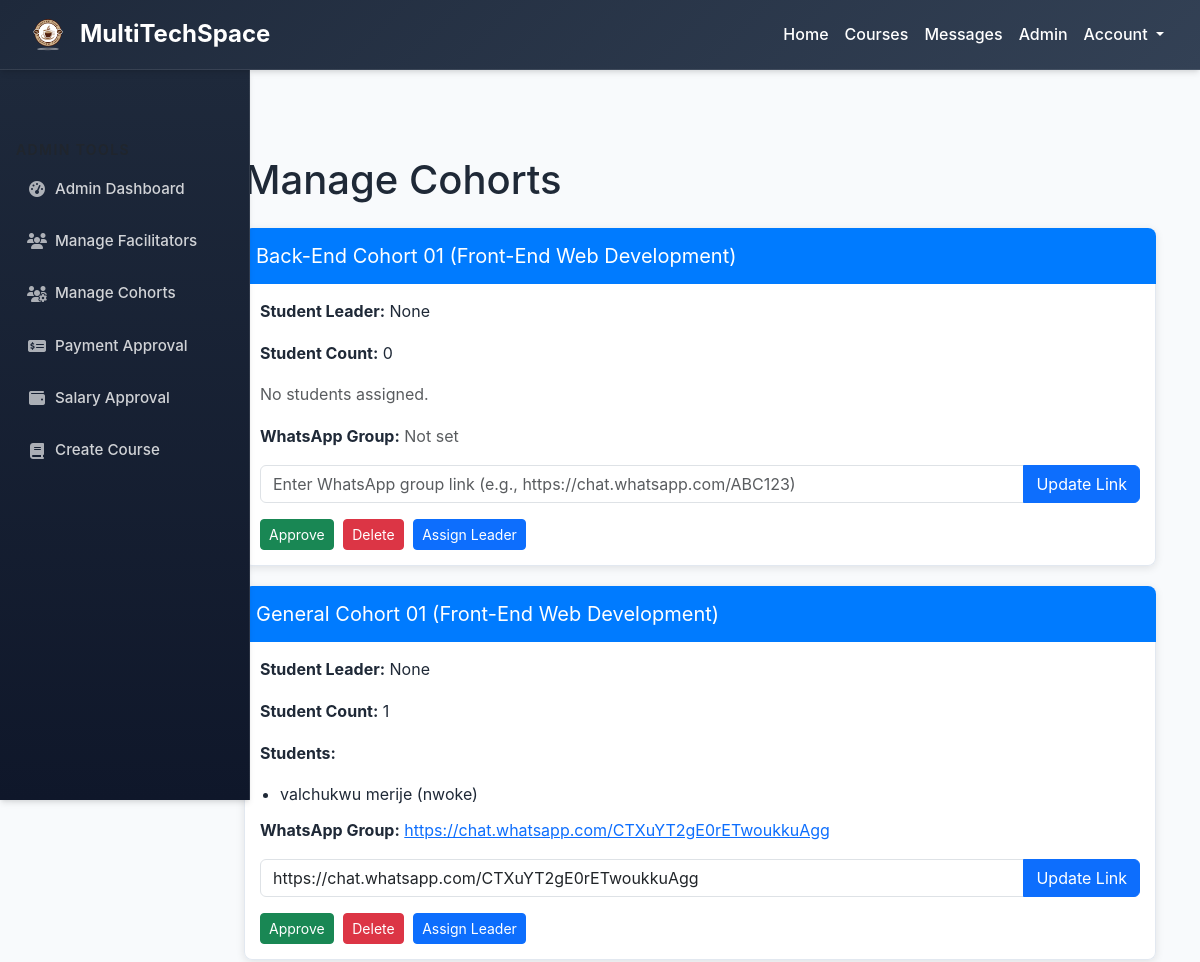
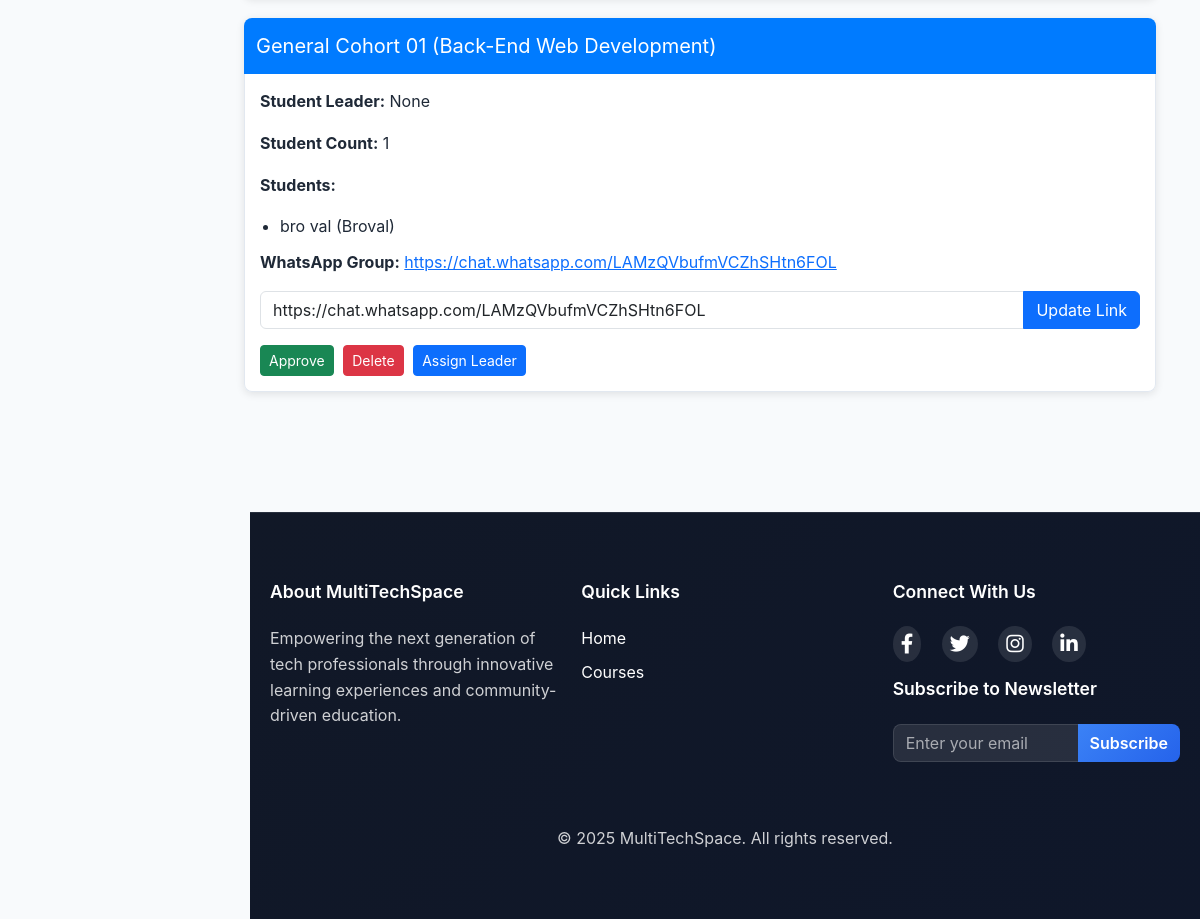
Screenshot of /manage_cohorts/ (signed in) with the database file from the repository (2 pictures, top to bottom).
### core/models.py (models this page shows, shortened)
class Cohort(models.Model):
    name = models.CharField(max_length=100)
    course = models.ForeignKey(Course, on_delete=models.CASCADE)
    facilitator = models.ForeignKey(User, on_delete=models.SET_NULL, null=True, related_name='cohort_facilitator')
    students = models.ManyToManyField(User, related_name='cohorts')
    student_leader = models.ForeignKey(User, on_delete=models.SET_NULL, null=True, blank=True, related_name='led_cohorts')
    whatsapp_link = models.URLField(blank=True, null=True)
    facebook_link = models.URLField(blank=True, null=True)

class Course(models.Model):
    LEVEL_CHOICES = (
        ('Beginner', 'Beginner'),
        ('Intermediate', 'Intermediate'),
        ('Advanced', 'Advanced'),
    )
    title = models.CharField(max_length=200)
    description = models.TextField()
    duration = models.IntegerField()
    level = models.CharField(max_length=20, choices=LEVEL_CHOICES)
    facilitator = models.ForeignKey(User, on_delete=models.SET_NULL, null=True, blank=True)
    price = models.DecimalField(max_digits=10, decimal_places=2, default=0.00)

### core/views.py (the view, shortened to what this page needs)
# urls.py: path('manage_cohorts/', views.manage_cohorts, name='manage_cohorts'),
@login_required
@user_passes_test(lambda u: u.is_staff or u.is_superuser)
def manage_cohorts(request):
    cohorts = Cohort.objects.all().select_related('course').prefetch_related('students').order_by('name')
    cohort_data = [
        {
            'id': cohort.id,
            'name': cohort.name,
            'course_title': cohort.course.title,
            'students': [
                {'username': student.username, 'full_name': f"{student.first_name} {student.last_name}".strip()}
                for student in cohort.students.all()
            ],
            'student_count': cohort.students.count(),
            'whatsapp_link': cohort.whatsapp_link or '',
            'student_leader': cohort.student_leader.username if cohort.student_leader else 'None',
        }
        for cohort in cohorts
    ]
    return render(request, 'core/manage_cohorts.html', {
        'cohorts': cohort_data,
        'logo_base64': settings.LOGO_BASE64
    })

### templates/core/manage_cohorts.html (shortened to what this page needs)
{% extends 'core/base.html' %}
{% load static %}
{% block content %}
<div class="container mt-5">
  <h1 class="mb-4">Manage Cohorts</h1>
  {% if cohorts %}
  {% for cohort in cohorts %}
  <div class="cohort-card">
    <div class="cohort-header">
      {{ cohort.name }} ({{ cohort.course_title }})
    </div>
    <div class="cohort-body">
      <p><strong>Student Leader:</strong> {{ cohort.student_leader|default:"None" }}</p>
      <p><strong>Student Count:</strong> {{ cohort.student_count }}</p>
      {% if cohort.students %}
      <p><strong>Students:</strong></p>
      <ul class="student-list">
        {% for student in cohort.students %}
        <li>{{ student.full_name }} ({{ student.username }})</li>
        {% endfor %}
      </ul>
      {% else %}
      <p class="text-muted">No students assigned.</p>
      {% endif %}
      <p><strong>WhatsApp Group:</strong>
        {% if cohort.whatsapp_link %}
        <a href="{{ cohort.whatsapp_link }}" target="_blank" class="text-primary">{{ cohort.whatsapp_link }}</a>
        {% else %}
        <span class="text-muted">Not set</span>
        {% endif %}
      </p>
      <form method="post" class="whatsapp-form">
        <div class="input-group mb-2">
          <input type="url" name="whatsapp_link" class="form-control" placeholder="Enter WhatsApp group link (e.g., https://chat.whatsapp.com/ABC123)" value="{{ cohort.whatsapp_link|default:'' }}">
          <button type="submit" name="action" value="update_whatsapp" class="btn btn-primary">Update Link</button>
        </div>
      </form>
      <form method="post" class="mt-3">
        <button type="submit" name="action" value="approve" class="btn btn-success btn-sm btn-action">Approve</button>
        <button type="submit" name="action" value="delete" class="btn btn-danger btn-sm btn-action" onclick="return confirm('Are you sure you want to delete {{ cohort.name }}?');">Delete</button>
        <a href="{% url 'assign_student_leader' cohort.id %}" class="btn btn-primary btn-sm btn-action">Assign Leader</a>
      </form>
    </div>
  </div>
  {% endfor %}
  {% else %}
  <div class="alert alert-warning text-center">
    No cohorts found. Create cohorts via course enrollments or contact support.
  </div>
  {% endif %}
</div>
{% endblock %}

### static/css/base.css (style rules this page uses)
:root { --primary: #1e293b; --primary-light: #334155; --primary-dark: #0f172a; --primary-gradient: linear-gradient(135deg, #1e293b 0%, #334155 100%); --secondary: #64748b; --secondary-light: #94a3b8; --secondary-dark: #475569; --accent: #3b82f6; --accent-light: #60a5fa; --accent-dark: #2563eb; --accent-gradient: linear-gradient(135deg, #3b82f6 0%, #2563eb 100%); --success: #059669; --success-light: #10b981; --warning: #d97706; --danger: #dc2626; --white: #ffffff; --light: #f8fafc; --light-gray: #f1f5f9; --medium-gray: #e2e8f0; --dark-gray: #374151; --dark: #111827; --text-primary: #1f2937; --text-secondary: #6b7280; --text-light: #9ca3af; --text-white: #ffffff; --text-muted: #64748b; --bg-primary: #ffffff; --bg-secondary: #f8fafc; --bg-tertiary: #f1f5f9; --bg-dark: #1e293b; --hover-primary: #2563eb; --hover-secondary: #374151; --focus-ring: rgba(59, 130, 246, 0.3); --sidebar-width: 250px; --navbar-height: 70px; --border-radius: 8px; --box-shadow: 0 4px 6px -1px rgba(0, 0, 0, 0.1), 0 2px 4px -1px rgba(0, 0, 0, 0.06); --box-shadow-lg: 0 10px 15px -3px rgba(0, 0, 0, 0.1), 0 4px 6px -2px rgba(0, 0, 0, 0.05); --transition: all 0.3s cubic-bezier(0.4, 0, 0.2, 1); }
* { margin: 0; padding: 0; box-sizing: border-box; }
body { font-family: -apple-system, BlinkMacSystemFont, 'Segoe UI', Roboto, 'Helvetica Neue', Arial, sans-serif; background-color: var(--bg-secondary); color: var(--text-primary); line-height: 1.6; min-height: 100vh; display: flex; flex-direction: column; font-size: 16px; }

### templates/core/manage_cohorts.html (style rules this page uses)
.container { margin-left: 0px; padding: 20px; }
.cohort-card { margin-bottom: 20px; border-radius: 8px; box-shadow: 0 2px 8px rgba(0, 0, 0, 0.1); }
.cohort-header { background: #007bff; color: white; padding: 12px; border-top-left-radius: 8px; border-top-right-radius: 8px; font-size: 1.25rem; }
.cohort-body { padding: 15px; background: white; border: 1px solid #e2e8f0; border-top: none; border-bottom-left-radius: 8px; border-bottom-right-radius: 8px; }
.student-list { margin: 10px 0; padding-left: 20px; }
.whatsapp-form { margin-top: 10px; }
.btn-action { margin-right: 5px; }
.text-muted { color: #64748b; }

### rows the page displays
Cohort: name "Back-End Cohort 01"
Course: course_title "Front-End Web Development" "Front-End Web Development"
Cohort: name "General Cohort 01", whatsapp_link "https://chat.whatsapp.com/CTXuYT2gE0rETwoukkuAgg", whatsapp_link "https://chat.whatsapp.com/CTXuYT2gE0rETwoukkuAgg"
Cohort: name "General Cohort 01", whatsapp_link "https://chat.whatsapp.com/LAMzQVbufmVCZhSHtn6FOL", whatsapp_link "https://chat.whatsapp.com/LAMzQVbufmVCZhSHtn6FOL"
Course: course_title "Back-End Web Development"

### other values shown
{{ cohort.student_leader|default:"None" }} "None" "None" "None"
{{ cohort.student_count }} "0" "1" "1"
{{ student.full_name }} "valchukwu merije" "bro val"
{{ student.username }} "nwoke" "Broval"
